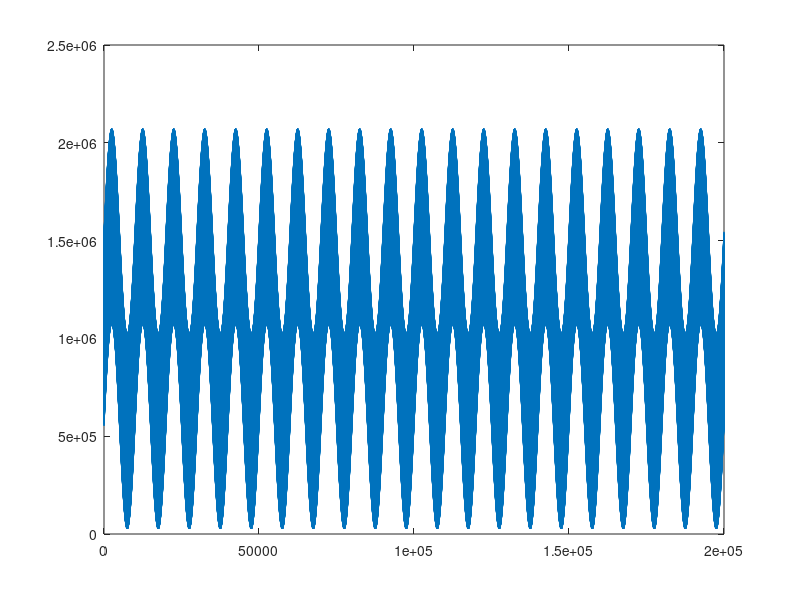

The MATLAB source for this figure:
clc, clear all, close all;

sin_file = fopen('./sin.txt', 'w');
f = 100000;
t = 1/f: 1/f : 2;

f1 = 10;
T1 = 1/f1;

f2 = 10000;
T2 = 1/f2;

% f_s = 10000;
% n_t = 1 / f_s : 1 / f_s : 2;
% 
% f_1 = 10;
% A = 1 * sin(2 * pi * n_t * f_1);
% D = round(2^20 * (A + 1));

signal1 = 0.5 * sin(2*pi*t/T1);
signal2 = 0.5 * sin(2*pi*t/T2);
signal = signal1 + signal2;
D = round(2^20 * (signal + 1));
figure, plot(D);

for i = 1:length(D)
    fprintf(sin_file, '%d\n', D(i));
end
fclose(sin_file)
